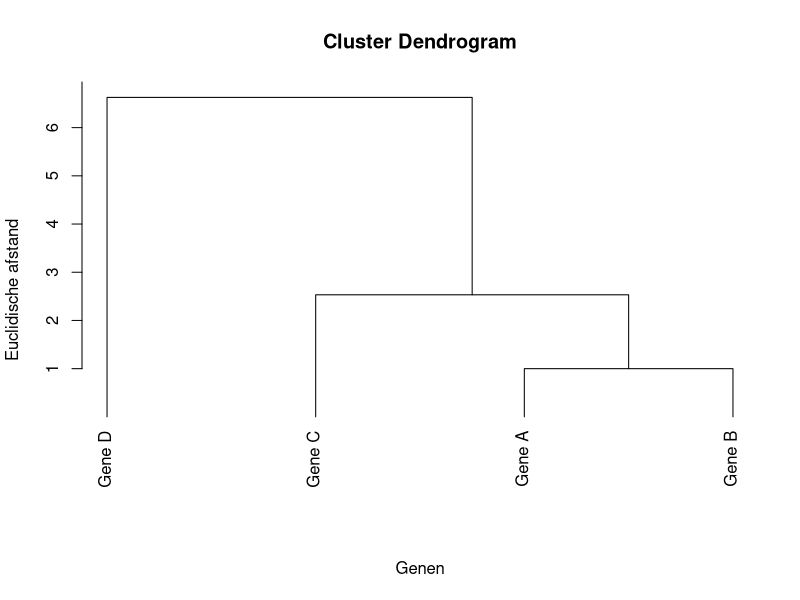
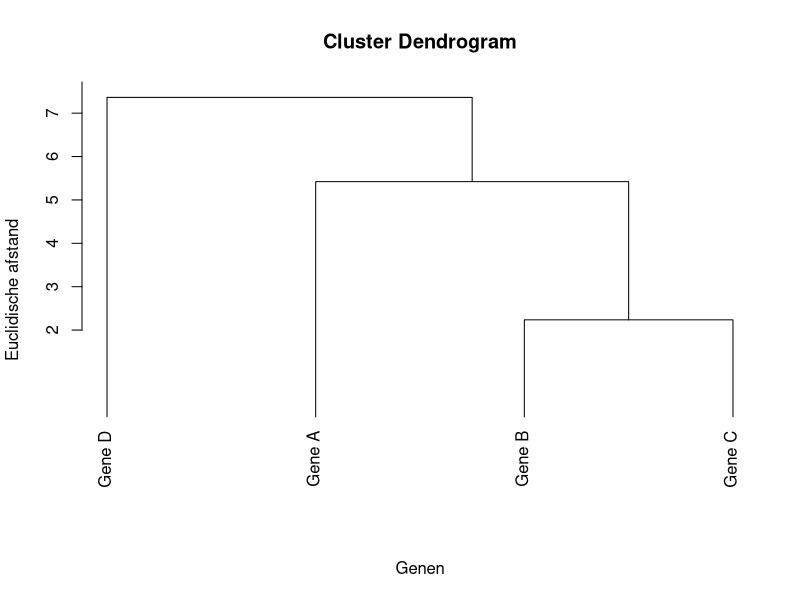
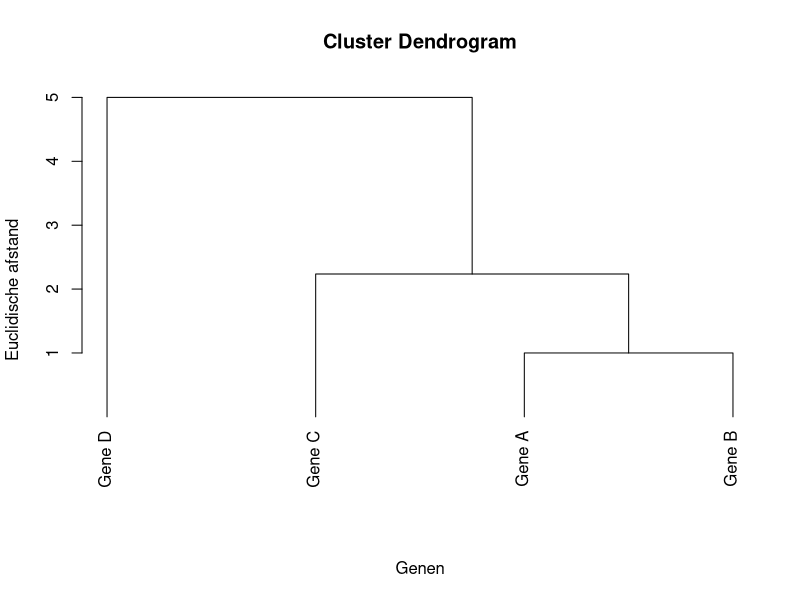
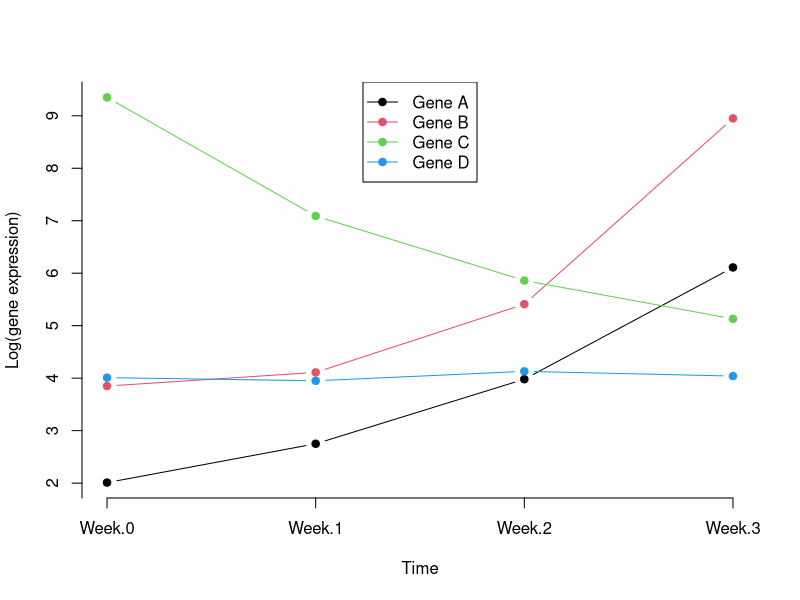
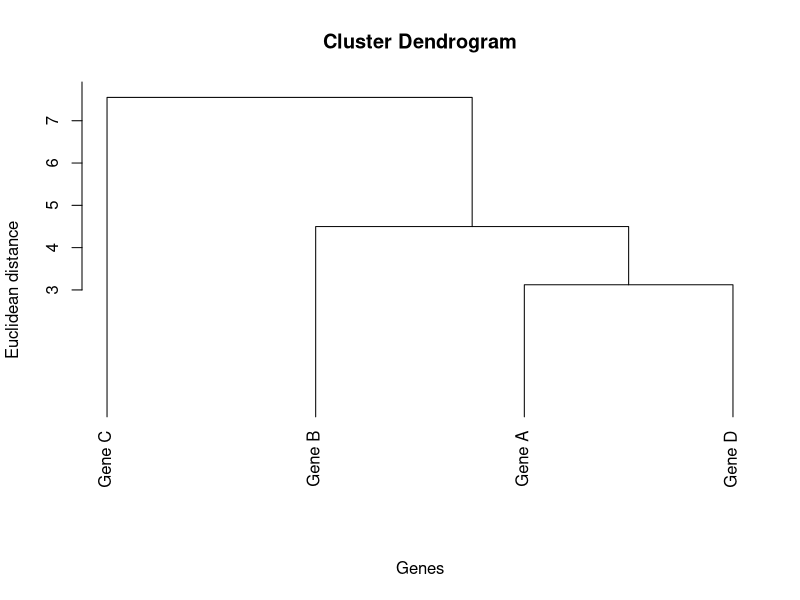
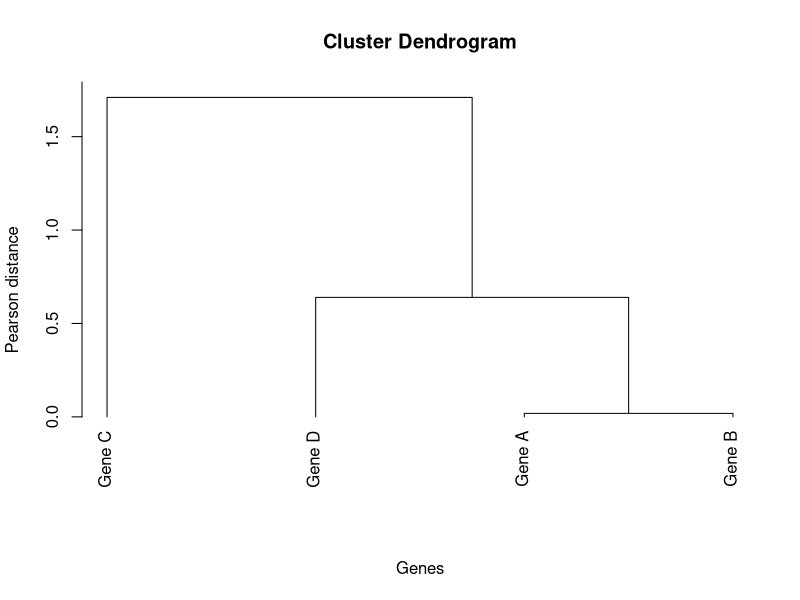
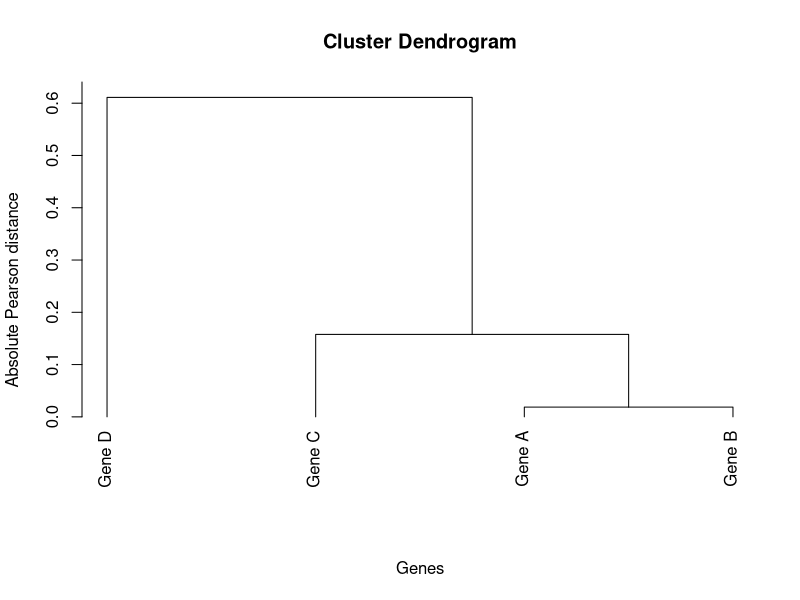
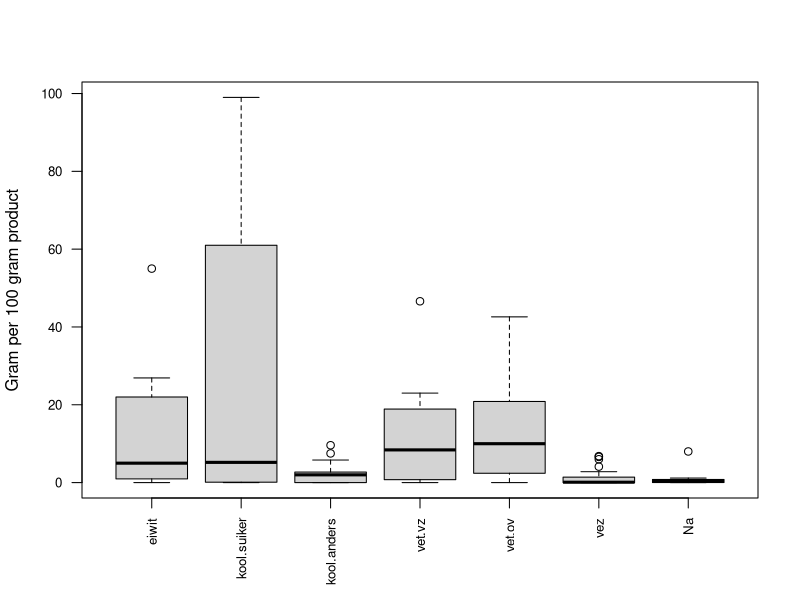

Generate these figures, in order, with R:
## ---- chunk 1
knitr::opts_chunk$set(echo = TRUE)
## ---- chunk 2
myData <- data.frame(M.1 = c(8.0, 7.0, 6.0, 2.0),
                     M.2 = c(8.0, 8.0, 6.0, 3.0))
rownames(myData) <- paste0("Gene ",LETTERS[1:4])
myData
## ---- chunk 3
dMat  <- dist(myData, method="euclidean")
clust <- hclust(dMat, method="average")
plot(clust, xlab="Genen", ylab="Euclidische afstand", hang=-1, sub = "")



## ---- chunk 4
myData <- data.frame(M.1 = c(8.0, 7.0, 6.0, 2.0),
                     M.2 = c(8.0, 8.0, 6.0, 3.0),
                     M.3 = c(2.0, 7.0, 7.0, 8.0))
rownames(myData) <- paste0("Gene ",LETTERS[1:4])
myData
## ---- chunk 5
dMat  <- dist(myData, method="euclidean")
clust <- hclust(dMat, method="average")
plot(clust, xlab="Genen", ylab="Euclidische afstand", hang=-1, sub = "")
## ---- chunk 6
myData <- data.frame(M.1 = c(8.0, 7.0, 6.0, 2.0),
                     M.2 = c(8.0, 8.0, 6.0, 3.0))
rownames(myData) <- paste0("Gene ",LETTERS[1:4])
myData
## ---- chunk 7
dMat  <- dist(myData, method="euclidean")
clust <- hclust(dMat, method="single")
plot(clust, xlab="Genen", ylab="Euclidische afstand", hang=-1, sub = "")



## ---- chunk 8
setwd("H:/Hanze/ILST/vakken/kwartaal 07/Statistiek 3 BIN/lessen/2019-2020/Les 12 - Clustering 1/")
dir()
Genes <- read.table("Gene_expressions_ABCD.txt", header = T, sep = "\t")
head(Genes)
## ---- chunk 9
matplot(t(Genes), pch = 19, type = "b", lty = 1, 
        xlab = "Time", ylab = "Log(gene expression)", axes = F)
axis(side = 2, at = 0:10)
axis(side = 1, at = 1:ncol(Genes), labels = colnames(Genes)) 
legend(x = "top", legend = rownames(Genes), col=as.factor(rownames(Genes)),
       pch = 19, lty = 1)
## ---- chunk 10
dMat <- dist(Genes, method = "euclidean")
clus <- hclust(dMat, method = "average")
plot(clus, xlab = "Genes", ylab = "Euclidean distance", sub = "",
     hang = -1)
## ---- chunk 11
dMat <- as.dist(1 - cor(t(Genes)))
clus <- hclust(dMat, method = "average")
plot(clus, xlab = "Genes", ylab = "Pearson distance", sub = "",
     hang = -1)
## ---- chunk 12
dMat <- as.dist(1 - abs(cor(t(Genes))))
clus <- hclust(dMat, method = "average")
plot(clus, xlab = "Genes", ylab = "Absolute Pearson distance", sub = "",
     hang = -1)
## ---- chunk 13
setwd("H:/Hanze/ILST/vakken/kwartaal 07/Statistiek 3 BIN/lessen/2019-2020/Les 12 - Clustering 1/")
dir()

myData <- read.table("Broodbeleg_1.txt", header=T)

View(myData)
head(myData)
## ---- chunk 14
properties <- c("eiwit", "kool.suiker", "kool.anders", "vet.vz", "vet.ov", "vez", "Na" )
prod.names <- myData$Omschrijving

M <- myData[, properties]
rownames(M) <- prod.names
View(M)
## ---- chunk 15
boxplot(M, cex.axis=0.8, las=2,
        ylab = "Gram per 100 gram product") # cex.axis geeft schaling labels, las=2 zorgt dat labels loodrecht op assen staan
## ---- chunk 16
dMat <- dist(M, method="euclidean")
clust <- hclust(dMat, method="average")

plot(clust, hang=-1,
     xlab="Producten", ylab="Afstand (Euclidisch)", sub="",
     cex=0.7)
## ---- chunk 17
sc.2 <- cutree(clust, k=2)

cat("Producten in subcluster 1 zijn: ", as.character(prod.names[sc.2==1]), "\n\n")
cat("Producten in subcluster 2 zijn: ", as.character(prod.names[sc.2==2]), "\n\n")

## ---- chunk 18
setwd("H:/Hanze/ILST/vakken/kwartaal 07/Statistiek 3 BIN/lessen/2019-2020/Les 12 - Clustering 1/")
dir()

myData <- read.table("Broodbeleg_2.txt", header=T)

View(myData)
head(myData)
## ---- chunk 19
properties <- c("eiwit", "kool.suiker", "kool.anders", "vet.vz", "vet.ov", "vez", "Na" )
prod.names <- myData$Omschrijving

M <- myData[, properties]
rownames(M) <- prod.names
View(M)
## ---- chunk 20
boxplot(M, cex.axis=0.8, las=2,
        ylab = "Gram per 100 gram product") # cex.axis geeft schaling labels, las=2 zorgt dat labels loodrecht op assen staan
## ---- chunk 21
dMat <- dist(M, method="euclidean")
clust <- hclust(dMat, method="average")

plot(clust, hang=-1,
     xlab="Producten", ylab="Afstand (Euclidisch)", sub="",
     cex=0.7)
## ---- chunk 22
library(ggplot2)
library(ggdendro)

ggdendrogram(clust, rotate=T)#
## ---- chunk 23
sc.2 <- cutree(clust, k=2)

cat("Producten in subcluster 1 zijn: ", as.character(prod.names[sc.2==1]), "\n\n")
cat("Producten in subcluster 2 zijn: ", as.character(prod.names[sc.2==2]), "\n\n")

## ---- chunk 24
setwd("H:/Hanze/ILST/vakken/kwartaal 07/Statistiek 3 BIN/lessen/2019-2020/Les 12 - Clustering 1/")
dir()

myData <- read.table("MA_mammals.txt", header=T, sep="\t")
head(myData)
## ---- chunk 25
myANOVA <- function(x,g){
  return(summary(aov(x ~ g))[[1]]$Pr[1])
}
## ---- chunk 26
n.rep.PIG <- 4; n.rep.DOG <- 4; n.rep.COW <- 5 
g <- factor(c(rep("PIG", n.rep.PIG), rep("DOG", n.rep.DOG), rep("COW", n.rep.COW)))

pVals <- apply(myData, 1, myANOVA, g)

alpha <- 0.05

cat("\n\nAantal significante genen: ",sum(pVals < alpha),"\n")
cat("\nSignificante genen: ", rownames(myData)[pVals < alpha],"\n")
## ---- chunk 27
pVals.fdr <- p.adjust(pVals, method="fdr")

cat("\n\nAantal significante genen: ", sum(pVals.fdr < alpha),"\n")
cat("\nSignificante genen: ", rownames(myData)[pVals.fdr < alpha],"\n")

## ---- chunk 28
# Vector met alleen de DEG's erin:
myDEGs <- rownames(myData)[pVals.fdr < alpha]

MA.DEG <- myData[myDEGs,]
View(MA.DEG)


## ---- chunk 29
dMat <- dist(MA.DEG, method="euclidean")
clust <- hclust(dMat, method="average")
plot(clust, hang=-1, xlab="Genes", ylab="Euclidean distance",
     main="Dendrogram mammal DEG's", sub="")
## ---- chunk 30
sc.4 <- cutree(clust, k=4)

cat("Subcluster 1 bestaat uit genen: ", myDEGs[sc.4==1],"\n\n")
cat("Subcluster 2 bestaat uit genen: ", myDEGs[sc.4==2],"\n\n")
cat("Subcluster 3 bestaat uit genen: ", myDEGs[sc.4==3],"\n\n")
cat("Subcluster 4 bestaat uit genen: ", myDEGs[sc.4==4],"\n\n")
